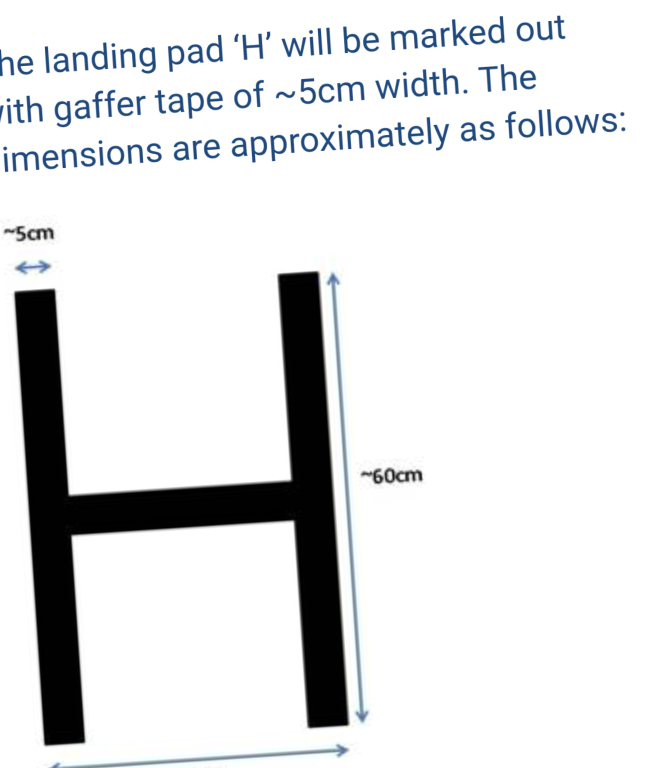
#> input picture src/h3.png, 1312 x 1536 px (shown at 1/2 size)
$ python h_detection_local.py
#> lines starting #> are read from the running program, lines starting #| are printed output that depends on the picture; after the words box and inside, x2 and y2 are one past the last pixel; in counts of white or black regions, pixels touching at a corner belong together; long printed decimals are rounded
#> further down, img is the input picture: shape (1536, 1312, 3); mean B, G, R 227.6, 226.3, 225
### src/h_detection.py
#!/usr/bin/env python

import numpy as np
import cv2 as cv

def h_detect(frame, debug=False): #Returns found_h
#> called with debug = True
    mask = cv.inRange(frame, np.array([0, 0, 0]), np.array([150, 150, 150]))
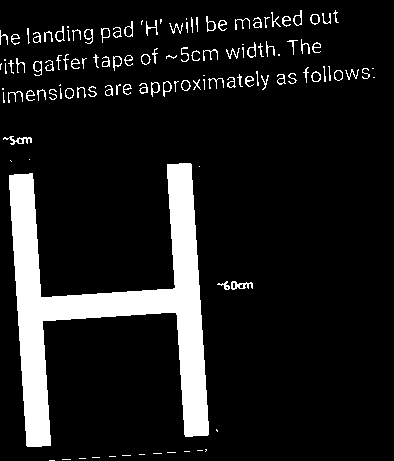
#> mask: shape (461, 394); 11.3% white; 122 white regions (39 under 20 px), largest, box (x1, y1, x2, y2) and area: (9, 163, 209, 447) 16795, (3, 136, 32, 145) 106, (231, 281, 253, 290) 103
    mask = cv.blur(mask, (10,10))
    mask = cv.threshold(mask, 100, 255, cv.THRESH_BINARY)[1]
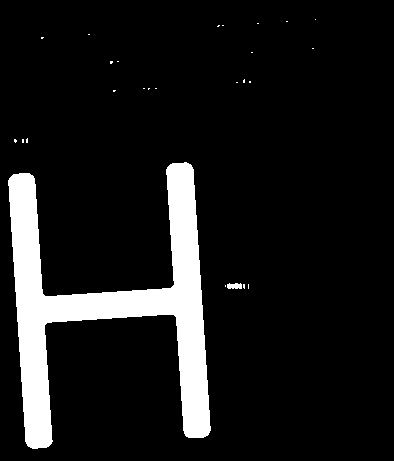
#> mask: shape (461, 394); 10.2% white; 26 white regions (24 under 20 px)

    contours = cv.findContours(mask, 1, cv.CHAIN_APPROX_NONE)[1]
#> contours = 26 contours, 24 with area under 20; largest, box (x1, y1, x2, y2) and area: (8, 162, 211, 449) 17716, (227, 283, 242, 289) 58
    if len(contours) > 0:
        cnt = max(contours, key=cv.contourArea)
#> cnt = contour of 1365 points, box (x1, y1, x2, y2) (8, 162, 211, 449), area 17716
        rect = cv.minAreaRect(cnt)
#> rect = ((109, 305.1), (185.7, 275.7), -3.8)
        angle = rect[2]
#> angle = -3.8
        if rect[1][0] > rect[1][1]:
            angle = angle + 90
        print(angle)
#| -3.798

        rows,cols = mask.shape[:2]
#> rows = 461; cols = 394
        M = cv.getRotationMatrix2D((cols/2,rows/2),angle,1)
#> M = [[0.998, -0.0662, 15.7], [0.0662, 0.998, -12.54]]
        mask = cv.warpAffine(mask,M,(cols,rows))

        mask = cv.convertScaleAbs(mask)
        total = np.zeros(mask.shape, np.float32)##mask.copy()
        length = 30
        for i in range(3):
            for i2 in range(length):
                M = np.float32([[1,0,0],[0,1,i*length+i2-(length * 2)/3]])
                total += cv.warpAffine(mask,M,(cols,rows))
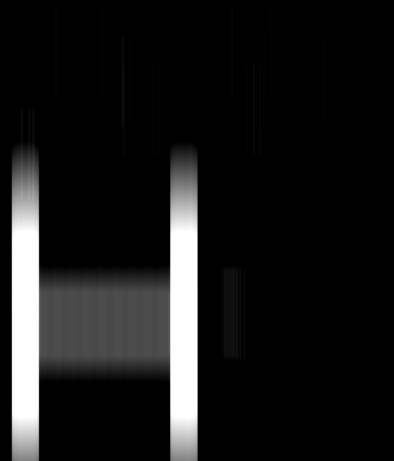
#> total: shape (461, 394) float32; min 0, max 22950, mean 2270; drawn with min black and max white
        total = total * (255/total.max())
        total = cv.convertScaleAbs(total)
        #total = cv.blur(total, (10,10))
        total = cv.threshold(total, 200, 255, cv.THRESH_BINARY)[1]
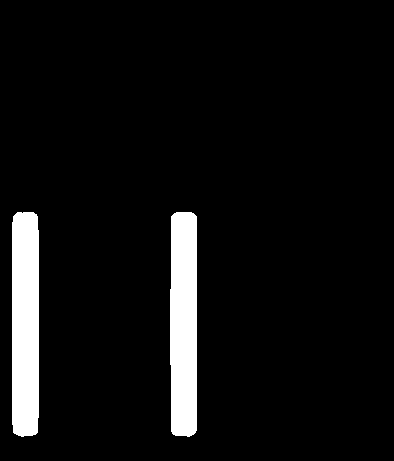
#> total: shape (461, 394); 6.5% white; 2 white regions

        contours = cv.findContours(total, 1, cv.CHAIN_APPROX_NONE)[1]
#> contours = 2 contours; box (x1, y1, x2, y2) and area: (12, 212, 39, 437) 5716, (170, 212, 197, 437) 5620
        if len(contours) > 1:
            cnt, cnt2 = sorted(contours, key=cv.contourArea)[:2]
#> cnt = contour of 481 points, box (x1, y1, x2, y2) (170, 212, 197, 437), area 5620; cnt2 = contour of 481 points, box (x1, y1, x2, y2) (12, 212, 39, 437), area 5716
            x,y,w,h = cv.boundingRect(cnt)
#> x = 170; y = 212; w = 27; h = 225
            x2,y2,w2,h2 = cv.boundingRect(cnt2)
#> x2 = 12; y2 = 212; w2 = 27; h2 = 225
            y_min = min(y, y2)
#> y_min = 212
            x_min = min(x+w, x2+w2)
#> x_min = 39
            y_max = max(y+h, y2+h2)
#> y_max = 437
            x_max = max(x, x2)
#> x_max = 170
            print("{}:{},{}:{}".format(y_min, y_max, x_min, x_max))
#| 212:437,39:170
            H = mask[y_min:y_max,x_min:x_max].copy()
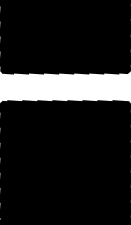
#> H: shape (225, 131); min 0, max 255, mean 30.5
            H = cv.convertScaleAbs(H)
            total_H = np.zeros(H.shape, np.float32)##mask.copy()
            length = 30
            rows,cols = H.shape[:2]
#> rows = 225; cols = 131
            for i in range(3):
                for i2 in range(length):
                    M = np.float32([[1,0,i*length+i2-(length * 2)/3],[0,1,0]])
                    total_H += cv.warpAffine(H,M,(cols,rows))
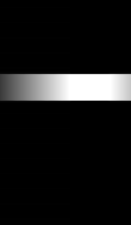
#> total_H: shape (225, 131) float32; min 0, max 22950, mean 2130.2; drawn with min black and max white
            total_H = total_H * (255/total_H.max())
            total_H = cv.convertScaleAbs(total_H)
            #total = cv.blur(total, (10,10))
            total_H = cv.threshold(total_H, 200, 255, cv.THRESH_BINARY)[1]
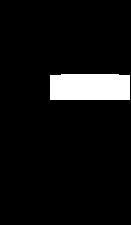
#> total_H: shape (225, 131); 7% white; 1 white region
            contours = cv.findContours(total_H, 1, cv.CHAIN_APPROX_NONE)[1]
#> contours = 1 contour; box (x1, y1, x2, y2) and area: (50, 74, 130, 100) 1954
            if len(contours) > 0:
                cnt = max(contours, key=cv.contourArea)
#> cnt = contour of 206 points, box (x1, y1, x2, y2) (50, 74, 130, 100), area 1954
                if cv.contourArea(cnt) > 10:
                    x,y,w,h = cv.boundingRect(cnt)
#> x = 50; y = 74; w = 80; h = 26
                    rows = float(rows)
                    cols = float(cols)
                    if (0.3 < (y + h/2)/rows < 0.7):
                        return True

    return False

# [2 lines that do not run on import are left out]

### src/h_detection_local.py
#!/usr/bin/env python

import cv2 as cv

from h_detection import *

img = cv.imread("h3.png", cv.IMREAD_COLOR)
img = cv.resize(img, (0,0), fx=0.3, fy=0.3)

out = h_detect(img, debug=True)
#> out = True
cv.imshow('frame', img)
'''
for i, img in enumerate(debug):
    cv.imshow('i{}'.format(i), img)
'''
print(out)
#| True

while True:
    if cv.waitKey(1) & 0xFF == ord('q'):
#> (key q is pressed here)
        break

cv.destroyAllWindows()

$ run again, with src/h2.png copied over src/h3.png
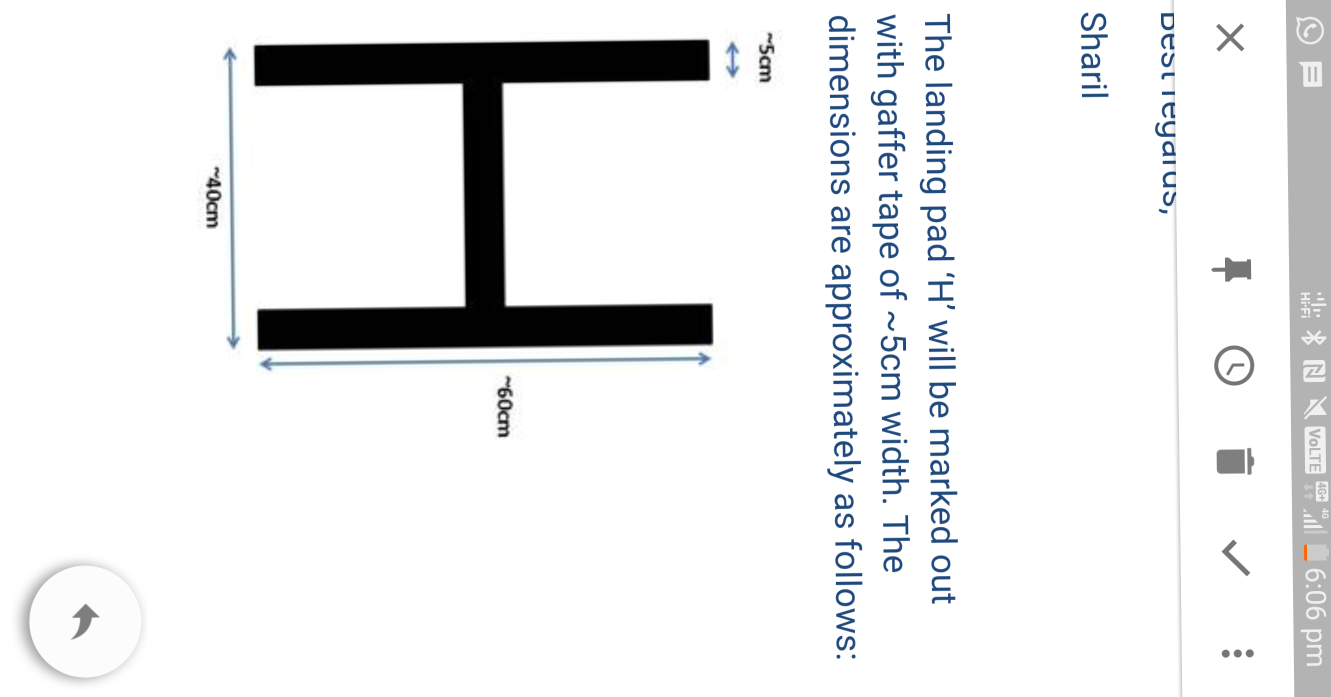
#> input picture src/h2.png, 2662 x 1393 px (shown at 1/2 size)
#> img is the input picture: shape (1393, 2662, 3); mean B, G, R 236.9, 236.1, 235.3
#> img: shape (418, 799, 3)
#> in h_detect, `mask = cv.threshold(mask, 100, 255, cv.THRESH_BINARY)[1]`:
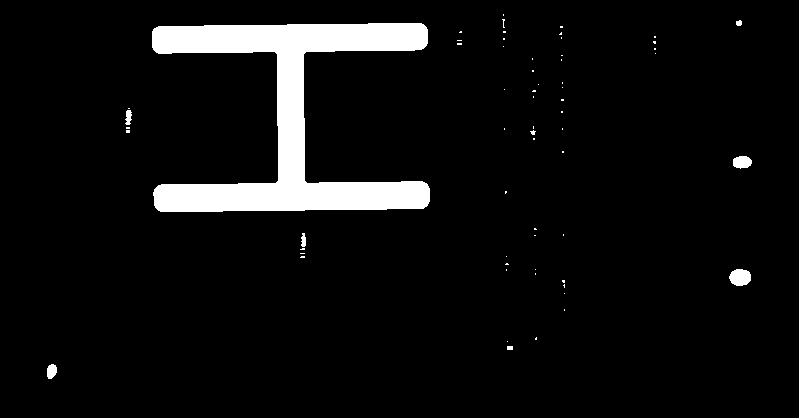
#> mask: shape (418, 799); 5.9% white; 62 white regions (54 under 20 px)
#> in h_detect, `contours = cv.findContours(mask, 1, cv.CHAIN_APPROX_NONE)[1]`: contours = 62 contours, 55 with area under 20; largest, box (x1, y1, x2, y2) and area: (152, 23, 430, 212) 18037, (729, 269, 751, 286) 270, (733, 156, 752, 169) 171, (47, 364, 57, 379) 100, (125, 110, 132, 125) 57, (301, 233, 306, 247) 39, (736, 20, 742, 26) 21
#> in h_detect, `cnt = max(contours, key=cv.contourArea)`: cnt = contour of 1368 points, box (x1, y1, x2, y2) (152, 23, 430, 212), area 18037
#> rect = ((290.1, 117.1), (276.1, 186.2), -0.699)
#> in h_detect, `angle = rect[2]`: angle = -0.699
#> in h_detect, `angle = angle + 90`: angle = 89.3
#| 89.301
#> M = [[0.0122, 1, 185.6], [-1, 0.0122, 605.9]]
#> in h_detect, `contours = cv.findContours(total, 1, cv.CHAIN_APPROX_NONE)[1]`: contours = 2 contours; box (x1, y1, x2, y2) and area: (372, 230, 400, 417) 4856, (214, 230, 241, 417) 4806
#> in h_detect, `cnt, cnt2 = sorted(contours, key=cv.contourArea)[:2]`: cnt = contour of 413 points, box (x1, y1, x2, y2) (214, 230, 241, 417), area 4806; cnt2 = contour of 415 points, box (x1, y1, x2, y2) (372, 230, 400, 417), area 4856
#> in h_detect, `x,y,w,h = cv.boundingRect(cnt)`: x = 214; y = 230; w = 27; h = 187
#> x2 = 372; y2 = 230; w2 = 28; h2 = 187
#> y_min = 230
#> x_min = 241
#> y_max = 417
#> x_max = 372
#| 230:417,241:372
#> in h_detect, `total_H = cv.threshold(total_H, 200, 255, cv.THRESH_BINARY)[1]`:
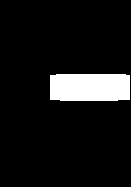
#> total_H: shape (187, 131); 8.7% white; 1 white region
#> in h_detect, `contours = cv.findContours(total_H, 1, cv.CHAIN_APPROX_NONE)[1]`: contours = 1 contour; box (x1, y1, x2, y2) and area: (50, 74, 130, 101) 2024
#> in h_detect, `cnt = max(contours, key=cv.contourArea)`: cnt = contour of 206 points, box (x1, y1, x2, y2) (50, 74, 130, 101), area 2024
#> in h_detect, `x,y,w,h = cv.boundingRect(cnt)`: x = 50; y = 74; w = 80; h = 27
#> out = True
#| True

$ run again, with src/h.png copied over src/h3.png
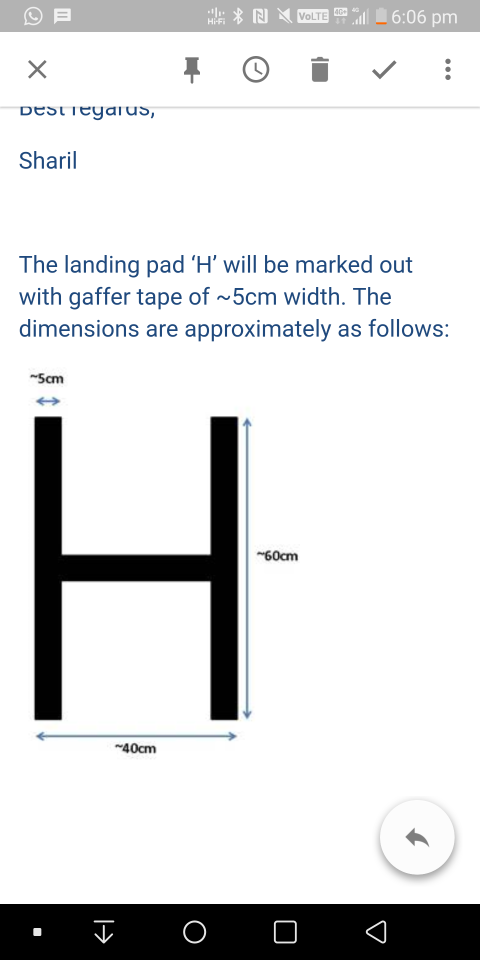
#> input picture src/h.png, 1440 x 2880 px (shown at 1/3 size)
#> img is the input picture: shape (2880, 1440, 3); mean B, G, R 223.8, 223, 222.3
#> img: shape (864, 432, 3)
#> in h_detect, `mask = cv.threshold(mask, 100, 255, cv.THRESH_BINARY)[1]`:
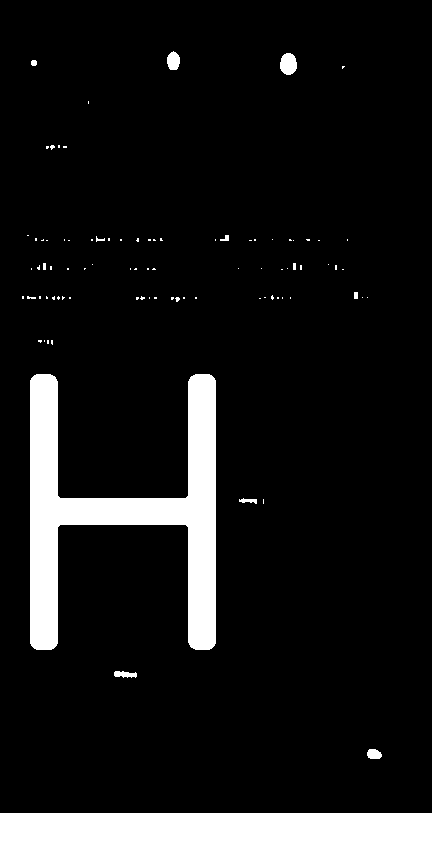
#> mask: shape (864, 432); 11.3% white; 88 white regions (75 under 20 px)
#> in h_detect, `contours = cv.findContours(mask, 1, cv.CHAIN_APPROX_NONE)[1]`: contours = 88 contours, 79 with area under 20; largest, box (x1, y1, x2, y2) and area: (0, 813, 432, 864) 21550, (30, 374, 216, 650) 18146, (280, 53, 297, 75) 270, (167, 51, 180, 70) 170, (367, 749, 382, 759) 104
#> cnt = contour of 962 points, box (x1, y1, x2, y2) (0, 813, 432, 864), area 21550
#> rect = ((215.5, 838), (50, 431), -90)
#> angle = -90
#| -90.0
#> M = [[6.12e-17, -1, 648], [1, 6.12e-17, 216]]
#> in h_detect, `total = cv.threshold(total, 200, 255, cv.THRESH_BINARY)[1]`:
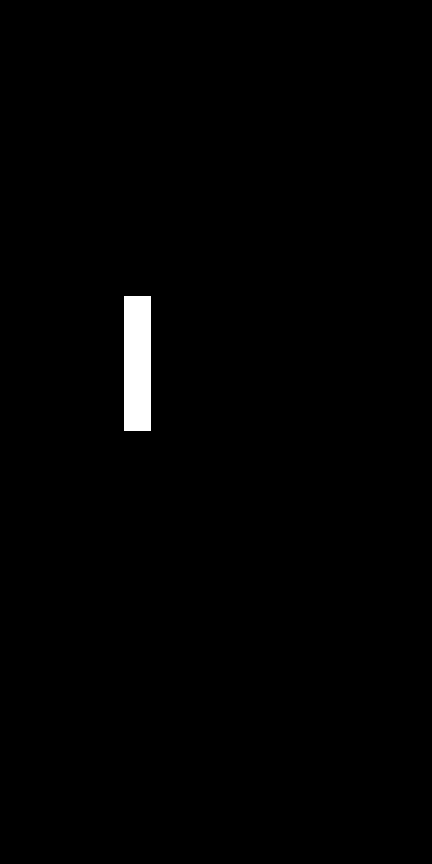
#> total: shape (864, 432); 0.98% white; 1 white region
#> in h_detect, `contours = cv.findContours(total, 1, cv.CHAIN_APPROX_NONE)[1]`: contours = 1 contour; box (x1, y1, x2, y2) and area: (124, 296, 151, 431) 3484
#> out = False
#| False
